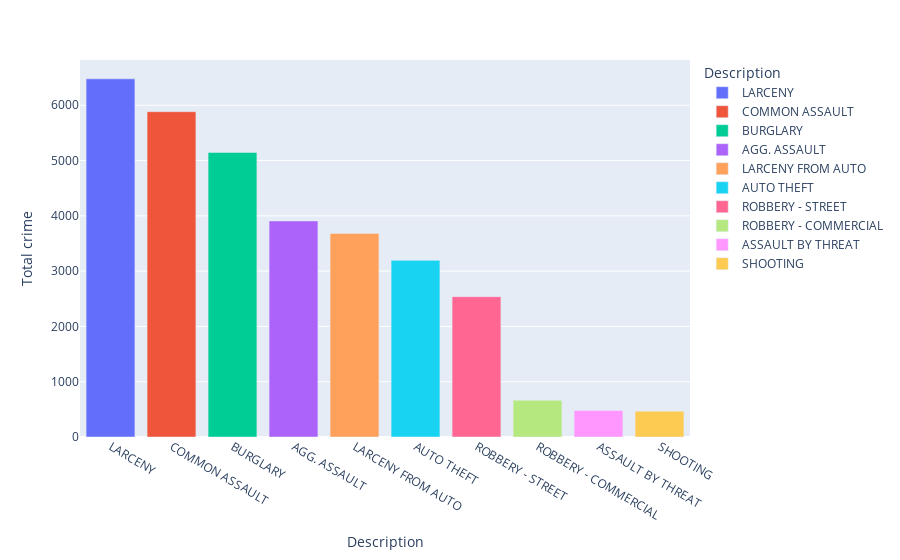

Here is the notebook cell this chart was saved with:
### Code cell
px.bar(style_most_crime.reset_index(),x="Description",y="Total crime",color="Description")

### Figure 1 — Plotly figure (JSON) as saved in the notebook; plotly's stock layout.template omitted (floating-point values rounded to 4 significant figures)
{"data": [{"alignmentgroup": "True", "hovertemplate": "Description=%{x}<br>Total crime=%{y}<extra></extra>", "legendgroup": "LARCENY", "marker": {"color": "#636efa", "pattern": {"shape": ""}}, "name": "LARCENY", "offsetgroup": "LARCENY", "orientation": "v", "showlegend": true, "textposition": "auto", "type": "bar", "x": ["LARCENY"], "xaxis": "x", "y": [6478], "yaxis": "y"}, {"alignmentgroup": "True", "hovertemplate": "Description=%{x}<br>Total crime=%{y}<extra></extra>", "legendgroup": "COMMON ASSAULT", "marker": {"color": "#EF553B", "pattern": {"shape": ""}}, "name": "COMMON ASSAULT", "offsetgroup": "COMMON ASSAULT", "orientation": "v", "showlegend": true, "textposition": "auto", "type": "bar", "x": ["COMMON ASSAULT"], "xaxis": "x", "y": [5884], "yaxis": "y"}, {"alignmentgroup": "True", "hovertemplate": "Description=%{x}<br>Total crime=%{y}<extra></extra>", "legendgroup": "BURGLARY", "marker": {"color": "#00cc96", "pattern": {"shape": ""}}, "name": "BURGLARY", "offsetgroup": "BURGLARY", "orientation": "v", "showlegend": true, "textposition": "auto", "type": "bar", "x": ["BURGLARY"], "xaxis": "x", "y": [5147], "yaxis": "y"}, {"alignmentgroup": "True", "hovertemplate": "Description=%{x}<br>Total crime=%{y}<extra></extra>", "legendgroup": "AGG. ASSAULT", "marker": {"color": "#ab63fa", "pattern": {"shape": ""}}, "name": "AGG. ASSAULT", "offsetgroup": "AGG. ASSAULT", "orientation": "v", "showlegend": true, "textposition": "auto", "type": "bar", "x": ["AGG. ASSAULT"], "xaxis": "x", "y": [3908], "yaxis": "y"}, {"alignmentgroup": "True", "hovertemplate": "Description=%{x}<br>Total crime=%{y}<extra></extra>", "legendgroup": "LARCENY FROM AUTO", "marker": {"color": "#FFA15A", "pattern": {"shape": ""}}, "name": "LARCENY FROM AUTO", "offsetgroup": "LARCENY FROM AUTO", "orientation": "v", "showlegend": true, "textposition": "auto", "type": "bar", "x": ["LARCENY FROM AUTO"], "xaxis": "x", "y": [3683], "yaxis": "y"}, {"alignmentgroup": "True", "hovertemplate": "Description=%{x}<br>Total crime=%{y}<extra></extra>", "legendgroup": "AUTO THEFT", "marker": {"color": "#19d3f3", "pattern": {"shape": ""}}, "name": "AUTO THEFT", "offsetgroup": "AUTO THEFT", "orientation": "v", "showlegend": true, "textposition": "auto", "type": "bar", "x": ["AUTO THEFT"], "xaxis": "x", "y": [3195], "yaxis": "y"}, {"alignmentgroup": "True", "hovertemplate": "Description=%{x}<br>Total crime=%{y}<extra></extra>", "legendgroup": "ROBBERY - STREET", "marker": {"color": "#FF6692", "pattern": {"shape": ""}}, "name": "ROBBERY - STREET", "offsetgroup": "ROBBERY - STREET", "orientation": "v", "showlegend": true, "textposition": "auto", "type": "bar", "x": ["ROBBERY - STREET"], "xaxis": "x", "y": [2538], "yaxis": "y"}, {"alignmentgroup": "True", "hovertemplate": "Description=%{x}<br>Total crime=%{y}<extra></extra>", "legendgroup": "ROBBERY - COMMERCIAL", "marker": {"color": "#B6E880", "pattern": {"shape": ""}}, "name": "ROBBERY - COMMERCIAL", "offsetgroup": "ROBBERY - COMMERCIAL", "orientation": "v", "showlegend": true, "textposition": "auto", "type": "bar", "x": ["ROBBERY - COMMERCIAL"], "xaxis": "x", "y": [666], "yaxis": "y"}, {"alignmentgroup": "True", "hovertemplate": "Description=%{x}<br>Total crime=%{y}<extra></extra>", "legendgroup": "ASSAULT BY THREAT", "marker": {"color": "#FF97FF", "pattern": {"shape": ""}}, "name": "ASSAULT BY THREAT", "offsetgroup": "ASSAULT BY THREAT", "orientation": "v", "showlegend": true, "textposition": "auto", "type": "bar", "x": ["ASSAULT BY THREAT"], "xaxis": "x", "y": [480], "yaxis": "y"}, {"alignmentgroup": "True", "hovertemplate": "Description=%{x}<br>Total crime=%{y}<extra></extra>", "legendgroup": "SHOOTING", "marker": {"color": "#FECB52", "pattern": {"shape": ""}}, "name": "SHOOTING", "offsetgroup": "SHOOTING", "orientation": "v", "showlegend": true, "textposition": "auto", "type": "bar", "x": ["SHOOTING"], "xaxis": "x", "y": [466], "yaxis": "y"}], "layout": {"barmode": "relative", "legend": {"title": {"text": "Description"}, "tracegroupgap": 0}, "margin": {"t": 60}, "xaxis": {"anchor": "y", "categoryarray": ["LARCENY", "COMMON ASSAULT", "BURGLARY", "AGG. ASSAULT", "LARCENY FROM AUTO", "AUTO THEFT", "ROBBERY - STREET", "ROBBERY - COMMERCIAL", "ASSAULT BY THREAT", "SHOOTING"], "categoryorder": "array", "domain": [0, 1], "title": {"text": "Description"}}, "yaxis": {"anchor": "x", "domain": [0, 1], "title": {"text": "Total crime"}}}}
